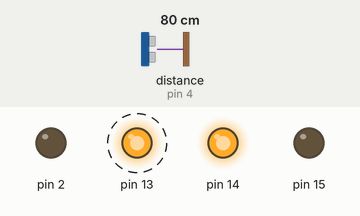
This sketch was run on a simulated Arduino Uno, built with avr-gcc and run on an emulated ATmega328P. Shown: output pins drawn as LEDs (lit = HIGH). Dashed ring = blinking. Inputs (shaded band) come from the test bench; at power-on: distance to the obstacle (sensor on pin 4) 80 cm. Pins used as bus, display or sensor lines are not drawn.

Above: at 1.27 s.
1.3 s: distance to the obstacle (sensor on pin 4) set to 32 cm
4.3 s: distance to the obstacle (sensor on pin 4) set to 26 cm
At 4.47 s:
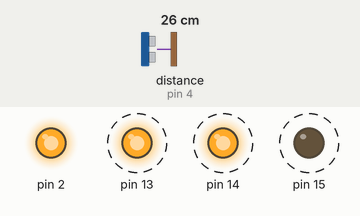
7.3 s: distance to the obstacle (sensor on pin 4) set to 35 cm
At 7.45 s:
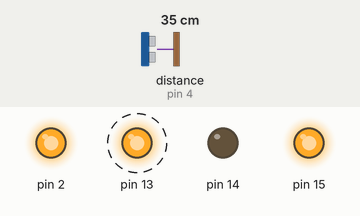
10.3 s: distance to the obstacle (sensor on pin 4) set to 2 cm
At 10.55 s:
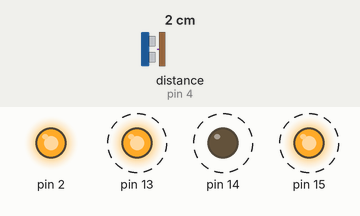
Timing chart, 0 to 14.3 s (numbered marks = the images above; inputs shaded):
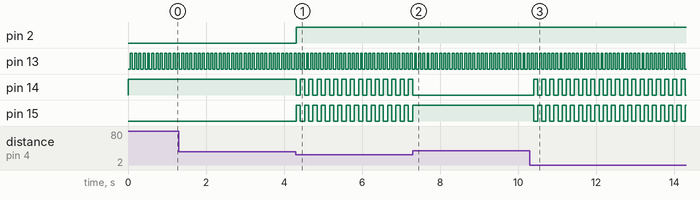

The sketch:

CiderPress.ino
```cpp
#include "Arduino.h"
#include <SoftwareSerial.h>
#include <IRremote.h>

#include "CiderPress.h"
CiderPress ciderPress;

void setup() {
  Serial.begin (9600);
  ciderPress.init();
}

void loop() {

  ciderPress.run();
}
```

Measured:
- the behaviour switches between 30 and 29 cm on distance to the obstacle (sensor on pin 4) (found by bisection; images 0 and 1)
- after the input at 4.3 s, pin 2: LOW → HIGH at once; pin 14, pin 15: alternates HIGH for 0.11 s and LOW for 0.11 s, starting at once
- after the input at 7.3 s, pin 14: stops changing and stays LOW; pin 15: stops changing and stays HIGH
- after the input at 10.3 s, pin 14, pin 15: alternates HIGH for 0.11 s and LOW for 0.11 s, starting after 0.09 s
- by itself, pin 13: alternates HIGH for 0.05 s and LOW for 0.06 s
